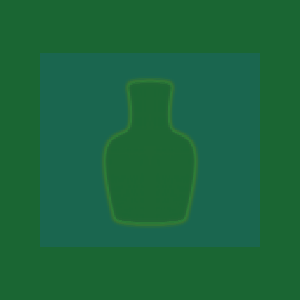

The script that drew this image:
#!/usr/bin/env python

# Demonstrate GPU volume ray casting with minimum intensity projection on independent components.

import os

import vtkmodules.vtkInteractionStyle  # noqa: F401
import vtkmodules.vtkRenderingOpenGL2  # noqa: F401
import vtkmodules.vtkRenderingVolumeOpenGL2  # noqa: F401

from vtkmodules.vtkCommonDataModel import vtkPiecewiseFunction
from vtkmodules.vtkIOXML import vtkXMLImageDataReader
from vtkmodules.vtkRenderingCore import (
    vtkColorTransferFunction,
    vtkRenderWindow,
    vtkRenderWindowInteractor,
    vtkRenderer,
    vtkVolume,
)
from vtkmodules.vtkRenderingVolume import vtkGPUVolumeRayCastMapper

data_dir = os.environ.get("VPE_DATA_DIR", os.path.dirname(os.path.abspath(__file__)))

# Read 4-component vase dataset
reader = vtkXMLImageDataReader()
reader.SetFileName(os.path.join(data_dir, "vase_4comp.vti"))

# Opacity transfer functions per component
opacity_func_0 = vtkPiecewiseFunction()
opacity_func_0.AddPoint(0.0, 0.0)
opacity_func_0.AddPoint(60.0, 0.1)
opacity_func_0.AddPoint(255.0, 0.0)

opacity_func_1 = vtkPiecewiseFunction()
opacity_func_1.AddPoint(0.0, 0.1)
opacity_func_1.AddPoint(60.0, 0.0)
opacity_func_1.AddPoint(120.0, 0.0)
opacity_func_1.AddPoint(255.0, 0.0)

opacity_func_2 = vtkPiecewiseFunction()
opacity_func_2.AddPoint(0.0, 0.0)
opacity_func_2.AddPoint(120.0, 0.1)
opacity_func_2.AddPoint(180.0, 0.0)
opacity_func_2.AddPoint(255.0, 0.0)

opacity_func_3 = vtkPiecewiseFunction()
opacity_func_3.AddPoint(0.0, 0.0)
opacity_func_3.AddPoint(180.0, 0.1)
opacity_func_3.AddPoint(255.0, 0.0)

# Color transfer functions per component
color_0 = vtkColorTransferFunction()
color_0.AddRGBPoint(0.0, 1.0, 0.0, 0.0)
color_0.AddRGBPoint(60.0, 1.0, 0.0, 0.0)

color_1 = vtkColorTransferFunction()
color_1.AddRGBPoint(60.0, 0.0, 0.0, 1.0)
color_1.AddRGBPoint(120.0, 0.0, 0.0, 1.0)

color_2 = vtkColorTransferFunction()
color_2.AddRGBPoint(120.0, 0.0, 1.0, 0.0)
color_2.AddRGBPoint(180.0, 0.0, 1.0, 0.0)

color_3 = vtkColorTransferFunction()
color_3.AddRGBPoint(180.0, 0.0, 0.0, 0.0)
color_3.AddRGBPoint(239.0, 0.0, 0.0, 0.0)

# Volume mapper + Volume
volume_mapper = vtkGPUVolumeRayCastMapper()
volume_mapper.SetBlendModeToMinimumIntensity()
volume_mapper.SetSampleDistance(0.1)
volume_mapper.SetAutoAdjustSampleDistances(0)
volume_mapper.SetInputConnection(reader.GetOutputPort())

volume = vtkVolume()
volume.SetMapper(volume_mapper)

volume_property = volume.GetProperty()
volume_property.SetIndependentComponents(1)
volume_property.SetScalarOpacity(0, opacity_func_0)
volume_property.SetScalarOpacity(1, opacity_func_1)
volume_property.SetScalarOpacity(2, opacity_func_2)
volume_property.SetScalarOpacity(3, opacity_func_3)
volume_property.SetColor(0, color_0)
volume_property.SetColor(1, color_1)
volume_property.SetColor(2, color_2)
volume_property.SetColor(3, color_3)

renderer = vtkRenderer()
renderer.AddViewProp(volume)
renderer.SetBackground(0.1, 0.4, 0.2)

render_window = vtkRenderWindow()
render_window.AddRenderer(renderer)
render_window.SetWindowName("gpu ray cast independent component min ip")

interactor = vtkRenderWindowInteractor()
interactor.SetRenderWindow(render_window)

# Scene
renderer.ResetCamera()

interactor.Initialize()
interactor.Start()
